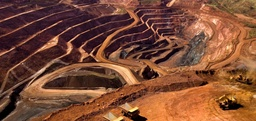
#> input picture mining.jpg, 256 x 121 px, shrunk from 1570 x 740 before the run, found by its file name
$ python image-edges-objects-detector.py
#> lines starting #> are read from the running program, lines starting #| are printed output that depends on the picture
from skimage.color import rgb2gray
import numpy as np
import cv2
import matplotlib.pyplot as plt
from scipy import ndimage
from sklearn.cluster import KMeans

def overview_image(file):
    # to get a glance of the image

    #reading and converting to gray
    img = plt.imread(file)
#> img is the input picture: shape (121, 256, 3); mean R, G, B 124.5, 75.5, 53.6
    print(img.shape)
#| (121, 256, 3)

    # converting to gray image
    gray_img = rgb2gray(img)
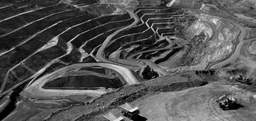
#> gray_img: shape (121, 256) float64; min 0, max 0.94, mean 0.331
    plt.imshow(gray_img,cmap='gray')
    # plt.imshow(img)
    plt.show()
    return gray_img

def apply_img_threshold(img):
    # Applying Threshold Segmentation
    img_reshaped = img.reshape(img.shape[0]*img.shape[1])
    print(img_reshaped.shape)
#| (30976,)

    for i in range(img_reshaped.shape[0]):
        if img_reshaped[i] > img_reshaped.mean():
            img_reshaped[i] = 3

        elif img_reshaped[i] > 0.5 :
             img_reshaped[i] = 2

        elif img_reshaped[i] > 0.25 :
             img_reshaped[i] = 1

        else:
             img_reshaped[i] = 0


    img_reshaped = img_reshaped.reshape(img.shape[0],img.shape[1])
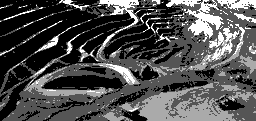
#> img_reshaped: shape (121, 256) float64; min 0, max 3, mean 0.939; drawn with min black and max white
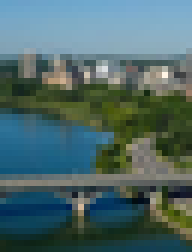
#> input picture saskatoon.png, 32 x 42 px, shrunk from 197 x 256 before the run, found by its file name (shown 6 times larger)
#> in overview_image, img is the input picture: shape (42, 32, 4) float32; mean R, G, B, A 0.302, 0.408, 0.409, 1
#| (42, 32, 4)
#> in overview_image (call 2), `gray_img = rgb2gray(img)`:
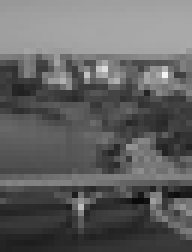
#> gray_img: shape (42, 32) float32 (shown 6 times larger); min 0.041, max 0.965, mean 0.386
    plt.imshow(img_reshaped,cmap='gray')
    plt.show()

def detect_edges(img):
    #method to detect the edges of the objects

    #applying sobel horizontal and vertical filters
    filter_horizontal = np.array([np.array([1, 2, 1]), np.array([0, 0, 0]), np.array([-1, -2, -1])])
    filter_vertical = np.array([np.array([-1, 0, 1]), np.array([-2, 0, 2]), np.array([-1, 0, 1])])

    # laplace filter to identify both vertical and horizontal edges
    filter_laplace = np.array([np.array([1, 1, 1]), np.array([1, -8, 1]), np.array([1, 1, 1])])

    out_horizontal_edges_image = ndimage.convolve(img,filter_horizontal,mode='reflect')
    out_vertical_edges_image =ndimage.convolve(img,filter_vertical,mode='reflect')
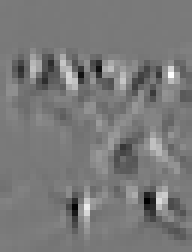
#> out_vertical_edges_image: shape (42, 32) float32 (shown 6 times larger); min -1.82, max 1.96, mean -0.0142; drawn with min black and max white
    out_img_edges = ndimage.convolve(img,filter_laplace,mode='reflect')
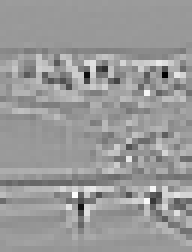
#> out_img_edges: shape (42, 32) float32 (shown 6 times larger); min -3.08, max 2.03, mean 1.06e-09; drawn with min black and max white
    plt.imshow(out_horizontal_edges_image,cmap='gray')
    plt.show()

    plt.imshow(out_vertical_edges_image,cmap='gray')
    plt.show()

    plt.imshow(out_img_edges,cmap='gray')
    plt.show()

def segment_by_clustering(img_file):
    # detecting the objects based on similar pixel values
    img = plt.imread(img_file)/255
#> img: shape (121, 256, 3) float64
    img_reshaped = img.reshape(img.shape[0]*img.shape[1],3)
    kmeans = KMeans(n_clusters=5, random_state=0).fit(img_reshaped)
    out_img = kmeans.cluster_centers_[kmeans.labels_]
    labeled_img = out_img.reshape(img.shape[0], img.shape[1], img.shape[2])
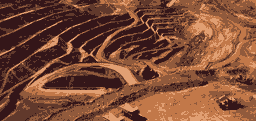
#> labeled_img: shape (121, 256, 3) float64; mean R, G, B 0.488, 0.296, 0.21
    plt.imshow(labeled_img)
    plt.show()

# Use Case 1: Identifying different objects inside an image
img = overview_image(r'C:\codebase\image-segmentation\mining.jpg')
apply_img_threshold(img)

# Use Case 2: Detecting the edges
img = overview_image(r'C:\codebase\image-segmentation\saskatoon.png')
detect_edges(img)

# Use Case 3: Image Segmentation by Cluster Analysis
segment_by_clustering(r'C:\codebase\image-segmentation\mining.jpg')
